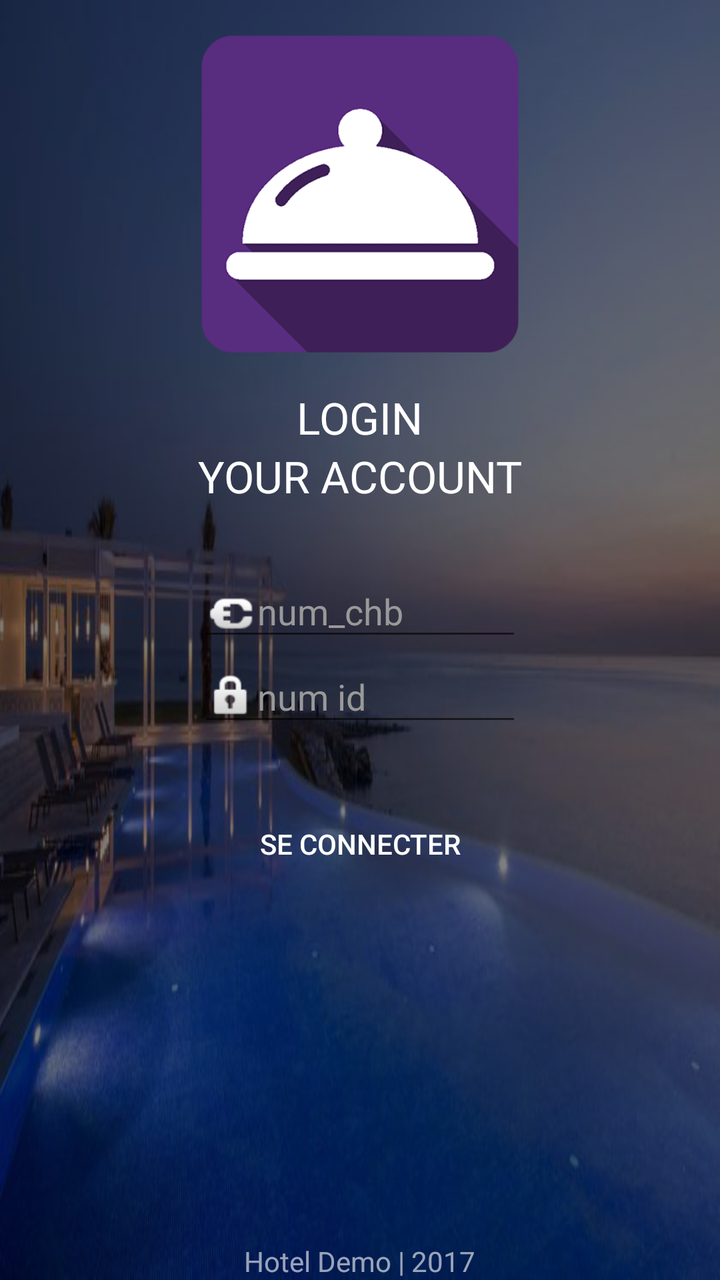
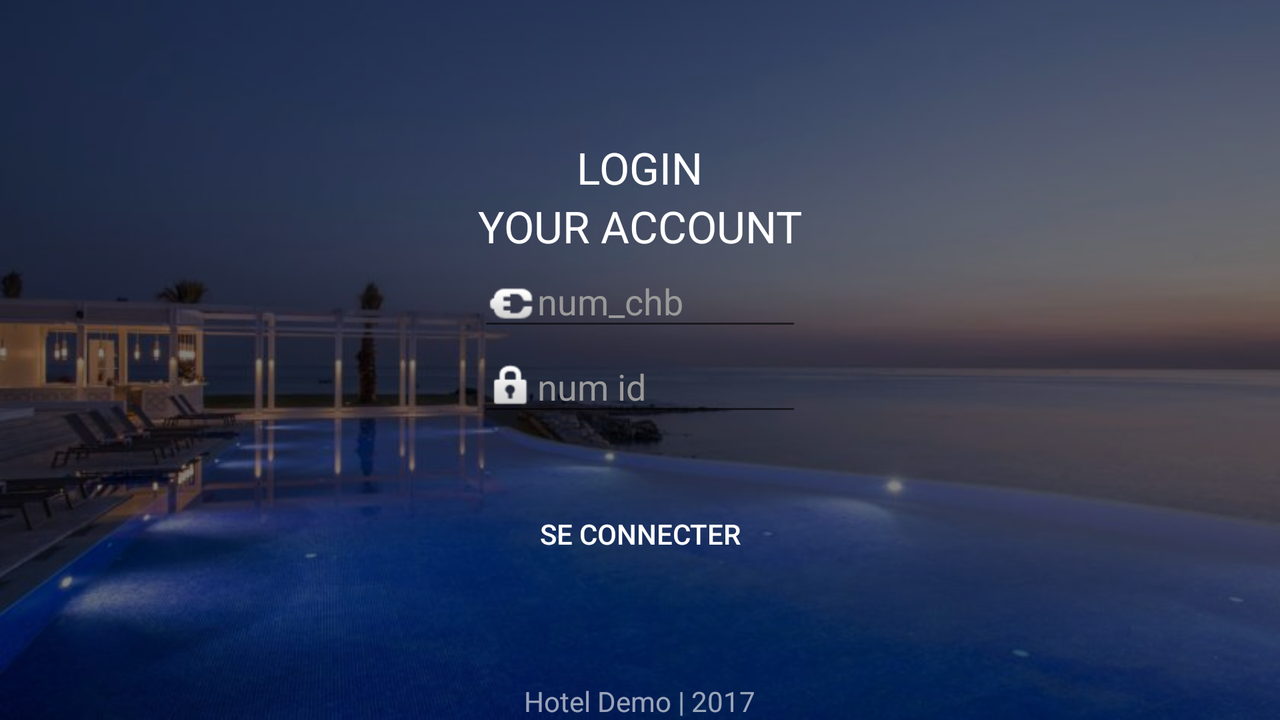

An Android layout and its configuration variant, each rendered on a device that would load it. The default file and the variant file are quoted in full after the pictures.
<!-- AndroidManifest.xml: application theme AppTheme -->
<!-- res/layout/activity_login.xml -->
<RelativeLayout xmlns:android="http://schemas.android.com/apk/res/android"
    xmlns:app="http://schemas.android.com/apk/res-auto"
    xmlns:tools="http://schemas.android.com/tools"
    android:layout_width="match_parent"
    android:layout_height="match_parent"
    android:background="@mipmap/wallpaper1"
    tools:context=".activity.LoginActivity">

    <View
        android:id="@+id/title"
        android:layout_width="match_parent"
        android:layout_height="wrap_content"
        android:layout_alignParentTop="true"
        android:alpha="0.5"
        android:background="#000000" />

    <RelativeLayout
        android:id="@+id/relativeLayout"
        android:layout_width="match_parent"
        android:layout_height="wrap_content"
        android:layout_alignParentLeft="true"
        android:layout_alignParentStart="true"
        android:layout_centerVertical="true">

        <TextView
            android:id="@+id/textView"
            android:layout_width="wrap_content"
            android:layout_height="wrap_content"
            android:layout_alignParentTop="true"
            android:layout_centerHorizontal="true"
            android:text="LOGIN"
            android:textAppearance="?android:attr/textAppearanceLarge"
            android:textColor="#FFFFFF" />


        <TextView
            android:id="@+id/textView3"
            android:layout_width="wrap_content"
            android:layout_height="wrap_content"
            android:layout_below="@+id/textView"
            android:layout_centerHorizontal="true"
            android:text="YOUR ACCOUNT"
            android:textAppearance="?android:attr/textAppearanceLarge"
            android:textColor="#FFFFFF" />

        <View
            android:id="@+id/espase"
            android:layout_width="match_parent"
            android:layout_height="30dp"
            android:layout_below="@+id/textView3" />

        <EditText
            android:id="@+id/login"
            android:layout_width="wrap_content"
            android:layout_height="wrap_content"
            android:layout_alignEnd="@+id/textView3"
            android:layout_alignLeft="@+id/textView3"
            android:layout_alignRight="@+id/textView3"
            android:layout_alignStart="@+id/textView3"
            android:layout_below="@+id/espase"
            android:drawableLeft="@android:drawable/ic_lock_idle_charging"
            android:hint="num_chb"
            android:inputType="number"
            android:textColor="@color/colorWhite"
            android:textColorHint="@color/colorHint" />

        <EditText
            android:id="@+id/motdp"
            android:layout_width="wrap_content"
            android:layout_height="wrap_content"
            android:layout_alignEnd="@+id/login"
            android:layout_alignLeft="@+id/login"
            android:layout_alignRight="@+id/login"
            android:layout_alignStart="@+id/login"
            android:layout_below="@+id/login"
            android:drawableLeft="@android:drawable/ic_lock_idle_lock"
            android:ems="10"
            android:hint="num id"
            android:inputType="textPassword"
            android:textColor="@color/colorWhite"
            android:textColorHint="@color/colorHint" />

        <View
            android:id="@+id/espace2"
            android:layout_width="match_parent"
            android:layout_height="30dp"
            android:layout_below="@+id/motdp" />

        <Button
            android:id="@+id/connect"
            android:layout_width="match_parent"
            android:layout_height="wrap_content"
            android:layout_alignEnd="@+id/textView3"
            android:layout_alignLeft="@+id/textView3"
            android:layout_alignRight="@+id/textView3"
            android:layout_alignStart="@+id/textView3"
            android:layout_below="@+id/espace2"
            android:background="@drawable/blue_btn_drawable"
            android:text="@string/title_activity_login"
            android:textColor="@android:color/white" />


    </RelativeLayout>

    <TextView
        android:id="@+id/textView4"
        android:layout_width="wrap_content"
        android:layout_height="wrap_content"
        android:layout_alignParentBottom="true"
        android:layout_centerHorizontal="true"
        android:alpha="0.6"
        android:gravity="center_horizontal"
        android:text="Hotel Demo | 2017"
        android:textAlignment="center"
        android:textAppearance="?android:attr/textAppearanceSmall"
        android:textColor="#FFFFFF" />

    <ImageView
        android:id="@+id/imageView2"
        android:layout_width="wrap_content"
        android:layout_height="wrap_content"
        android:layout_above="@+id/relativeLayout"
        android:layout_centerHorizontal="true"
        app:srcCompat="@mipmap/logo" />
</RelativeLayout>
<!-- resources referenced by this layout -->
<resources>
  <color name="colorHint">#999999</color>
  <color name="colorWhite">#ffffff</color>
  <!-- mipmap logo: png bitmap (mipmap-hdpi, 34443 bytes) -->
  <!-- mipmap wallpaper1: jpg bitmap (mipmap-xxhdpi, 29918 bytes) -->
  <string name="title_activity_login">Se Connecter</string>
  <style name="AppTheme" parent="Theme.AppCompat.Light.DarkActionBar">
          
          <item name="colorPrimary">@color/colorPrimary</item>
          <item name="colorPrimaryDark">@color/colorPrimaryDark</item>
          <item name="colorAccent">@color/colorAccent</item>
      </style>
  <color name="colorPrimary">#582c7e</color>
  <color name="colorPrimaryDark">#360f56</color>
  <color name="colorAccent">#582c7e</color>
</resources>
<!-- res/layout-land/activity_login.xml (the repository's variant of the layout above) -->
<!-- drawn on the phone turned sideways -->
<RelativeLayout xmlns:android="http://schemas.android.com/apk/res/android"
    xmlns:tools="http://schemas.android.com/tools"
    android:layout_width="match_parent"
    android:layout_height="match_parent"
    android:background="@mipmap/wallpaper1"
    tools:context=".activity.LoginActivity">

    <View
        android:id="@+id/title"
        android:layout_width="match_parent"
        android:layout_height="wrap_content"
        android:layout_alignParentTop="true"
        android:alpha="0.5"
        android:background="#000000" />

    <RelativeLayout
        android:layout_width="match_parent"
        android:layout_height="wrap_content"
        android:layout_alignParentLeft="true"
        android:layout_alignParentStart="true"
        android:layout_centerVertical="true">

        <TextView
            android:id="@+id/textView"
            android:layout_width="wrap_content"
            android:layout_height="wrap_content"
            android:layout_alignParentTop="true"
            android:layout_centerHorizontal="true"
            android:text="LOGIN"
            android:textAppearance="?android:attr/textAppearanceLarge"
            android:textColor="#FFFFFF" />


        <TextView
            android:id="@+id/textView3"
            android:layout_width="wrap_content"
            android:layout_height="wrap_content"
            android:layout_below="@+id/textView"
            android:layout_centerHorizontal="true"
            android:text="YOUR ACCOUNT"
            android:textAppearance="?android:attr/textAppearanceLarge"
            android:textColor="#FFFFFF" />

        <View
            android:id="@+id/espase"
            android:layout_width="match_parent"
            android:layout_height="30dp"
            android:layout_below="@+id/textView3" />

        <EditText
            android:id="@+id/login"
            android:layout_width="wrap_content"
            android:layout_height="wrap_content"
            android:layout_alignEnd="@+id/textView3"
            android:layout_alignLeft="@+id/textView3"
            android:layout_alignRight="@+id/textView3"
            android:layout_alignStart="@+id/textView3"
            android:layout_below="@+id/textView3"
            android:drawableLeft="@android:drawable/ic_lock_idle_charging"
            android:hint="num_chb"
            android:inputType="number"
            android:textColor="@color/colorWhite"
            android:textColorHint="@color/colorHint" />

        <EditText
            android:id="@+id/motdp"
            android:layout_width="wrap_content"
            android:layout_height="wrap_content"
            android:layout_alignEnd="@+id/login"
            android:layout_alignLeft="@+id/login"
            android:layout_alignRight="@+id/login"
            android:layout_alignStart="@+id/login"
            android:layout_below="@+id/login"
            android:drawableLeft="@android:drawable/ic_lock_idle_lock"
            android:ems="10"
            android:hint="num id"
            android:inputType="textPassword"

            android:textColor="@color/colorWhite"
            android:textColorHint="@color/colorHint" />

        <View
            android:id="@+id/espace2"
            android:layout_width="match_parent"
            android:layout_height="30dp"
            android:layout_below="@+id/motdp" />

        <Button
            android:id="@+id/connect"
            android:layout_width="match_parent"
            android:layout_height="wrap_content"
            android:layout_alignEnd="@+id/textView3"
            android:layout_alignLeft="@+id/textView3"
            android:layout_alignRight="@+id/textView3"
            android:layout_alignStart="@+id/textView3"
            android:layout_below="@+id/espace2"
            android:background="@drawable/blue_btn_drawable"
            android:text="@string/title_activity_login"
            android:textColor="@android:color/white" />
    </RelativeLayout>

    <TextView
        android:id="@+id/textView4"
        android:layout_width="wrap_content"
        android:layout_height="wrap_content"
        android:layout_alignParentBottom="true"
        android:layout_centerHorizontal="true"
        android:alpha="0.6"
        android:gravity="center_horizontal"
        android:text="Hotel Demo | 2017"
        android:textAlignment="center"
        android:textAppearance="?android:attr/textAppearanceSmall"
        android:textColor="#FFFFFF" />
</RelativeLayout>
<!-- resources referenced by the variant -->
<!-- as the phone turned sideways resolves them -->
<resources>
  <color name="colorHint">#999999</color>
  <color name="colorWhite">#ffffff</color>
  <!-- mipmap wallpaper1: jpg bitmap (mipmap-xxhdpi, 29918 bytes) -->
  <string name="title_activity_login">Se Connecter</string>
  <style name="AppTheme" parent="Theme.AppCompat.Light.DarkActionBar">
          
          <item name="colorPrimary">@color/colorPrimary</item>
          <item name="colorPrimaryDark">@color/colorPrimaryDark</item>
          <item name="colorAccent">@color/colorAccent</item>
      </style>
  <color name="colorPrimary">#582c7e</color>
  <color name="colorPrimaryDark">#360f56</color>
  <color name="colorAccent">#582c7e</color>
</resources>
